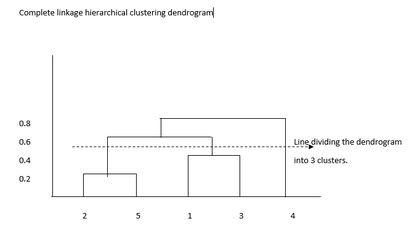
%> input picture Clustering/CollegeData/complete.PNG, 420 x 237 px, shrunk from 682 x 385 before the run
$ octave clustering.m   (GNU Octave 9; MATLAB toolbox functions it lacks are replaced by stand-ins)
%> lines starting %> are read from the running program, lines starting %| are printed output that depends on the picture
%% Question 5 : K-means Clustering
%%
% *a. Choosing random centroids and plotting them*
data = [1 4 1;1 3 1;0 4 2;2 5 2;5 1 1;6 2 2;4 0 1;5 2 2];
x = data(:,1:2);

X1 = data(:,1);
X2 = data(:,2);
ig = data(:,3);
class_one = ig==1;
class_two = ig==2;
centInit(1,1) = sum(X1(class_one))/sum(class_one);
centInit(1,2) = sum(X2(class_one))/sum(class_one);
centInit(2,1) = sum(X1(class_two))/sum(class_two);
centInit(2,2) = sum(X2(class_two))/sum(class_two);

% centInit = [5,1;1,0];
disp('The centroids are: ')
disp(centInit)

plot(x(:,1), x(:,2), 'ko')
hold on;
plot(centInit(1,1), centInit(1,2), 'ro', 'MarkerFaceColor', 'r', ...
    'MarkerSize', 8);
plot(centInit(2,1), centInit(2,2), 'bo', 'MarkerFaceColor', 'b', ...
    'MarkerSize', 8);
xlabel('x1');
ylabel('x2');

xlim([min(min(data(1:end,1))-2,min(centInit(1:end,1))-2), max(max(data(1:end,1))+2,max(centInit(1:end,1))+2)])
ylim([min(min(data(1:end,2))-2,min(centInit(1:end,2))-2), max(max(data(1:end,2))+2,max(centInit(1:end,2))+2)])
%%
% *b. Assigning initial labels to the random centroids*
plotStyle = {'bo','ro'};

j = 1;
k = 1;
for i = 1:size(data,1)
    if data(i,end) == 1
        group1(j,:) = data(i,:);
        j = j + 1;
        plot(data(i,1),data(i,2),plotStyle{1})
        hold on
    elseif data(i,end) == 2
        group2(k,:) = data(i,:);
        k = k + 1;
        plot(data(i,1),data(i,2),plotStyle{2})
        hold on
    end
end
hold on;
plot(centInit(1,1), centInit(1,2), 'bo', 'MarkerFaceColor', 'b', ...
    'MarkerSize', 8);
plot(centInit(2,1), centInit(2,2), 'ro', 'MarkerFaceColor', 'r', ...
        'MarkerSize', 8);
xlabel('x1');
ylabel('x2');
xlim([min(min(data(1:end,1))-2,min(centInit(1:end,1))-2), max(max(data(1:end,1))+2,max(centInit(1:end,1))+2)])
ylim([min(min(data(1:end,2))-2,min(centInit(1:end,2))-2), max(max(data(1:end,2))+2,max(centInit(1:end,2))+2)])
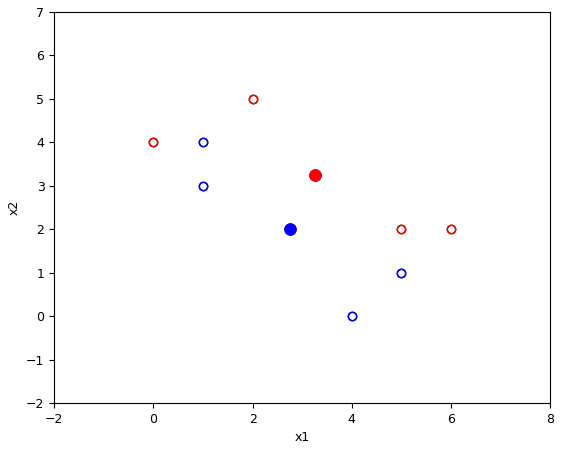
%> figure redrawn from the program's plot data

hold off
%%
% *c. Assigning samples to new centroids, d. & e.*
prev=0;

[A,B] = size(x);
iter=0;
err = zeros (1,100);
while (iter < 100)
    old_cent = centInit;
    % Calculate distances of each point to the chosen centroids
    d = pdist2(centInit,x, 'euclidean');
    d = d.^2;
    % Find the minimum distance centroid and assign the cluster label to each data sample
    [data2,cluster_assignment]= min(d,[],1);
    iter = iter + 1;

    % Calculate new centroids by taking a mean of all points in the existing cluster
    for i=1:2
         idx = find(cluster_assignment == i);
         centInit(i,:) = mean(x(idx,:),1);
    end

    % Calculating the sum of distances to the centres
    error = sum(data2);
    % Difference of previous SSE corresponding to previous centers to new SSE to new centers
    sse = abs(prev-error);
    % Stop clustering if SSE falls below 0.001
    if( sse < 0.001)
        break;
    % Save the SSE to compare against new SSE
    else
        prev=error;
    end
    % Array of SSEs calculated per iteration
    err(iter) = error;

    data(:,3) = cluster_assignment;
    j = 1;
    k = 1;
    for i = 1:size(data,1)
        if data(i,end) == 1
            group1(j,:) = data(i,:);
            j = j + 1;
            plot(data(i,1),data(i,2),plotStyle{1})
            hold on
        elseif data(i,end) == 2
            group2(k,:) = data(i,:);
            k = k + 1;
            plot(data(i,1),data(i,2),plotStyle{2})
            hold on
        end
    end
    hold on;
    plot(old_cent(1,1), old_cent(1,2), 'bo', 'MarkerFaceColor', 'b', ...
        'MarkerSize', 8);
    plot(old_cent(2,1), old_cent(2,2), 'ro', 'MarkerFaceColor', 'r', ...
        'MarkerSize', 8);
    xlabel('x1');
    ylabel('x2');
    xlim([min(min(data(1:end,1))-2,min(old_cent(1:end,1))-2), max(max(data(1:end,1))+2,max(old_cent(1:end,1))+2)])
    ylim([min(min(data(1:end,2))-2,min(old_cent(1:end,2))-2), max(max(data(1:end,2))+2,max(old_cent(1:end,2))+2)])

    title(sprintf('Iteration %d', iter));
    snapnow;
    hold off;
    disp('The new centroid is: ')
    disp(centInit)
end
%> this loop made 4 passes
%> pass 1, `title(sprintf('Iteration %d', iter));`:
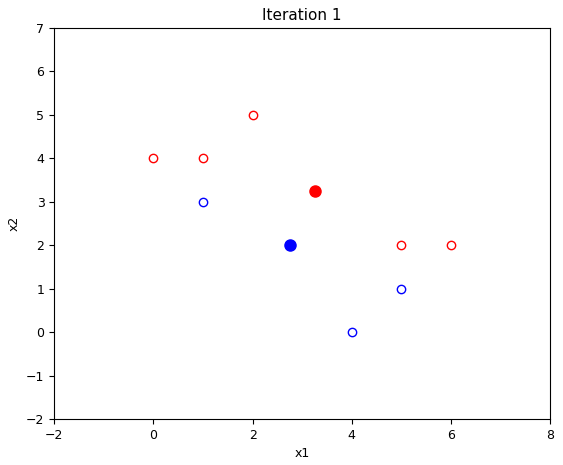
%> figure redrawn from the program's plot data

disp('The centroids did not change, proving their stability')
%% Question 6 : Hierarchical Clustering
%%
% *a. Complete linkage hierarchical clustering*
D = [0 0.3 0.4 0.7 0.6; 0.3 0 0.5 0.8 0.2; 0.4 0.5 0 0.45 0.4; 0.7 0.8 0.45 0 0.35; 0.6 0.2 0.4 0.35 0];
disp('Given dissimilarity matrix: ')
disp(D)
D_cell{1} = D;
old_D = D;
[r,c] = size(D);
p = 1;
while r > 2
    minimum = D(2,1); % minimum other than 0; in other words, second minimum.
    idx_r = 2;
    idx_c = 1;
    for i = 2:r
        for j = 1:(i-1)
            if D(i,j) <= minimum
                minimum = D(i,j);
                idx_r = i;
                idx_c = j;
            end
        end
    end
    disp('minimum distance in the matrix is: ')
    disp(minimum)
    smallest(p) = minimum;

    % Swap
    % This part swaps the second minimum in the row the minimum is found
    % and swaps with maximum value in that row. This preserves the second
    % minimum value of the matrix.
    for i = size(D,2)
        if max(D(idx_c,:))==max(D(:))
            [a,b] = max(D(idx_c,:));
            A2 = sort(D(:,b));
            min_in_col = A2(2);
            min_in_col_pos = find(D(:,b)==min_in_col);
            D(min_in_col_pos,b) = a;
        end
    end

    p = p + 1;

    for i = 2:r
        for j = 1:c
            D(i,j) = D(j,i);
        end
    end

    % Delete row and column:
    % This part deletes the row and the column in which the minimum value
    % is found.
    D(idx_c,:) = [];
    D(:,idx_c) = [];
    [r,c]=size(D);
    disp('Dissimilarity matrix after dimension reduction: ')
    disp(D)
    D_cell{p} = D;
end

if r==2 && c==2
    minimum = D(2,1);
end

smallest(p) = minimum;
disp('minimum distance in the matrix is: ')
disp(minimum)
i = 1;
while i <= size(smallest,2)
    [a,b] = find(old_D==smallest(i));
    [c,~] = find(D_cell{i}==smallest(i));
    l1 = length(a)/2;
    l2 = length(c)/2;
    if l1 > 1 && l2 > 1
        j = 0;
        while j < l1
            rows(i) = a((j)*2+1);
            columns(i) = b((j)*2+1);
            j = j+1;
            i = i+1;
        end
    else
        if i == 1
            rows(i) = a(end-1);
        else
            rows(i) = rows(i-1)+1;
        end
        columns(i) = b(end-1);
        i = i+1;
    end
end
rows = rows';
columns = columns';
heights = smallest';
Table_Q4 = table(rows, columns, heights);
disp(Table_Q4)
%%
% *b. Single linkage hierarchical clustering*
clear
D = [0 0.3 0.4 0.7 0.6; 0.3 0 0.5 0.8 0.2; 0.4 0.5 0 0.45 0.4; 0.7 0.8 0.45 0 0.35; 0.6 0.2 0.4 0.35 0];
disp('Given dissimilarity matrix: ')
disp(D)
D_cell{1} = D;
old_D = D;
[r,c] = size(D);
p = 1;
while r > 2
    minimum = D(2,1); % minimum other than 0; in other words, second minimum.
    idx_r = 2;
    idx_c = 1;
    for i = 2:r
        for j = 1:(i-1)
            if D(i,j) < minimum
                minimum = D(i,j);
                idx_r = i;
                idx_c = j;
            end
        end
    end

    smallest(p) = minimum;
    disp('minimum distance in the matrix is: ')
    disp(minimum)

    % Swap
    % This part swaps the second minimum in the row the minimum is found
    % and swaps with maximum value in that row. This preserves the second
    % minimum value of the matrix.
    if min(D(1,2:end))==D(1,idx_c)
        [~,b] = max(D(1,:));
        D(1,b) = D(1,idx_c);
        remember(p) = idx_c;
    else
        remember(p) = 0;
    end

    p = p + 1;

    for i = 2:r
        for j = 1:c
            D(i,j) = D(j,i);
        end
    end

    % Delete row and column
    % This part deletes the row and the column in which the minimum value
    % is found.
    D(idx_c,:) = [];
    D(:,idx_c) = [];
    [r,c]=size(D);
    disp('Dissimilarity matrix after dimension reduction: ')
    disp(D)
    D_cell{p} = D;
end

if r==2 && c==2
    minimum = D(2,1);
end

smallest(p) = minimum;
disp('minimum distance in the matrix is: ')
disp(minimum)

i = 1;
while i <= size(smallest,2)
    [a,b] = find(old_D==smallest(i));
    [c,~] = find(D_cell{i}==smallest(i));
    l1 = length(a)/2;
    l2 = length(c)/2;
    if l1 > 1 && l2 > 1
        j = 0;
        while j < l1
            rows(i) = a((j)*2+1);
            columns(i) = b((j)*2+1);
            j = j+1;
            i = i+1;
        end
    else
        if i == 1
            rows(i) = a(end-1);
        else
            rows(i) = rows(i-1)+1;
        end
        columns(i) = b(end-1);
        i = i+1;
    end
end

rows = rows';
columns = columns';
heights = smallest';
Table = table(rows, columns, heights);
disp(Table)

%%
% *Dendrograms*
figure()
complete = imread('complete.PNG');
%> complete is the input picture: size 237x420x3 uint8; min 0, max 255, mean 250.8
imshow(complete);

figure()
single = imread('single.PNG');
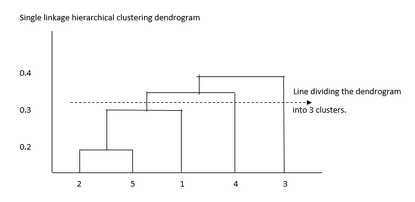
%> input picture Clustering/CollegeData/single.PNG, 415 x 202 px, shrunk from 674 x 328 before the run
%> single is the input picture: size 202x415x3 uint8; min 0, max 255, mean 250.1
imshow(single);
%%
% Complete linkage: Samples (2,5), and (1,3) are in one cluster, the
% cluster formed by samples 2,5,1, and 3, i.e. ((2,5),(1,3)) form the
% second cluster, and the cluster formed by all the samples
% ((2,5),(1,3),((2,5),(1,3)), and 4) form the third cluster.

%%
% Single linkage: Samples (2,5), and 1 are in one cluster, the
% cluster formed by samples 2,5,1, and 3, i.e. ((2,5),1,4) form the
% second cluster, and the cluster formed by all the samples
% ((2,5),1,4,3) form the third cluster.
%%
fid = fopen('college_data.csv','r');
%> (the run ends here)
